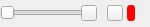
<?xml version="1.0" encoding="UTF-8"?>
<ui version="4.0">
 <class>MixerMasterChannel</class>
 <widget class="QWidget" name="MixerMasterChannel">
  <property name="geometry">
   <rect>
    <x>0</x>
    <y>0</y>
    <width>150</width>
    <height>27</height>
   </rect>
  </property>
  <property name="sizePolicy">
   <sizepolicy hsizetype="Fixed" vsizetype="Preferred">
    <horstretch>0</horstretch>
    <verstretch>0</verstretch>
   </sizepolicy>
  </property>
  <property name="minimumSize">
   <size>
    <width>150</width>
    <height>24</height>
   </size>
  </property>
  <property name="maximumSize">
   <size>
    <width>2000</width>
    <height>27</height>
   </size>
  </property>
  <property name="accessibleName">
   <string>Instrument volume control</string>
  </property>
  <layout class="QHBoxLayout" name="horizontalLayout">
   <property name="spacing">
    <number>0</number>
   </property>
   <property name="leftMargin">
    <number>0</number>
   </property>
   <property name="topMargin">
    <number>0</number>
   </property>
   <property name="rightMargin">
    <number>0</number>
   </property>
   <property name="bottomMargin">
    <number>0</number>
   </property>
   <item>
    <widget class="Ms::GainSlider" name="trackSlider">
     <property name="sizePolicy">
      <sizepolicy hsizetype="MinimumExpanding" vsizetype="Fixed">
       <horstretch>0</horstretch>
       <verstretch>0</verstretch>
      </sizepolicy>
     </property>
     <property name="minimumSize">
      <size>
       <width>90</width>
       <height>0</height>
      </size>
     </property>
     <property name="maximumSize">
      <size>
       <width>2000</width>
       <height>20</height>
      </size>
     </property>
     <property name="accessibleName">
      <string>Volume</string>
     </property>
     <property name="maximum">
      <number>127</number>
     </property>
     <property name="orientation">
      <enum>Qt::Horizontal</enum>
     </property>
     <property name="tickPosition">
      <enum>QSlider::NoTicks</enum>
     </property>
    </widget>
   </item>
   <item>
    <spacer name="horizontalSpacer_2">
     <property name="orientation">
      <enum>Qt::Horizontal</enum>
     </property>
     <property name="sizeType">
      <enum>QSizePolicy::Minimum</enum>
     </property>
     <property name="sizeHint" stdset="0">
      <size>
       <width>15</width>
       <height>20</height>
      </size>
     </property>
    </spacer>
   </item>
   <item>
    <widget class="QToolButton" name="playButton">
     <property name="maximumSize">
      <size>
       <width>16</width>
       <height>16</height>
      </size>
     </property>
     <property name="font">
      <font>
       <pointsize>9</pointsize>
      </font>
     </property>
     <property name="toolTip">
      <string>Solo</string>
     </property>
     <property name="accessibleName">
      <string>Solo</string>
     </property>
     <property name="text">
      <string/>
     </property>
     <property name="icon">
      <iconset resource="musescore.qrc">
       <normaloff>:/data/icons/media-playback-start.svg</normaloff>:/data/icons/media-playback-start.svg</iconset>
     </property>
     <property name="iconSize">
      <size>
       <width>16</width>
       <height>16</height>
      </size>
     </property>
     <property name="checkable">
      <bool>true</bool>
     </property>
     <property name="checked">
      <bool>false</bool>
     </property>
     <property name="toolButtonStyle">
      <enum>Qt::ToolButtonIconOnly</enum>
     </property>
    </widget>
   </item>
   <item>
    <spacer name="horizontalSpacer">
     <property name="orientation">
      <enum>Qt::Horizontal</enum>
     </property>
     <property name="sizeType">
      <enum>QSizePolicy::Minimum</enum>
     </property>
     <property name="sizeHint" stdset="0">
      <size>
       <width>10</width>
       <height>20</height>
      </size>
     </property>
    </spacer>
   </item>
   <item>
    <widget class="QToolButton" name="loopButton">
     <property name="maximumSize">
      <size>
       <width>16</width>
       <height>16</height>
      </size>
     </property>
     <property name="font">
      <font>
       <pointsize>9</pointsize>
      </font>
     </property>
     <property name="toolTip">
      <string>Mute</string>
     </property>
     <property name="accessibleName">
      <string>Mute</string>
     </property>
     <property name="text">
      <string/>
     </property>
     <property name="icon">
      <iconset resource="musescore.qrc">
       <normaloff>:/data/icons/media-playback-loop.svg</normaloff>:/data/icons/media-playback-loop.svg</iconset>
     </property>
     <property name="iconSize">
      <size>
       <width>16</width>
       <height>16</height>
      </size>
     </property>
     <property name="checkable">
      <bool>true</bool>
     </property>
     <property name="checked">
      <bool>false</bool>
     </property>
     <property name="toolButtonStyle">
      <enum>Qt::ToolButtonIconOnly</enum>
     </property>
    </widget>
   </item>
   <item>
    <spacer name="horizontalSpacer_3">
     <property name="orientation">
      <enum>Qt::Horizontal</enum>
     </property>
     <property name="sizeType">
      <enum>QSizePolicy::Fixed</enum>
     </property>
     <property name="sizeHint" stdset="0">
      <size>
       <width>4</width>
       <height>16</height>
      </size>
     </property>
    </spacer>
   </item>
   <item>
    <widget class="QLabel" name="colorLabel">
     <property name="minimumSize">
      <size>
       <width>8</width>
       <height>16</height>
      </size>
     </property>
     <property name="maximumSize">
      <size>
       <width>4</width>
       <height>16</height>
      </size>
     </property>
     <property name="styleSheet">
      <string notr="true">QLabel{
background: red;
border-radius: 3px;
}</string>
     </property>
     <property name="text">
      <string/>
     </property>
    </widget>
   </item>
   <item>
    <spacer name="horizontalSpacer_4">
     <property name="orientation">
      <enum>Qt::Horizontal</enum>
     </property>
     <property name="sizeType">
      <enum>QSizePolicy::Fixed</enum>
     </property>
     <property name="sizeHint" stdset="0">
      <size>
       <width>15</width>
       <height>16</height>
      </size>
     </property>
    </spacer>
   </item>
  </layout>
 </widget>
 <customwidgets>
  <customwidget>
   <class>Ms::GainSlider</class>
   <extends>QSlider</extends>
   <header>gainslider.h</header>
  </customwidget>
 </customwidgets>
 <resources>
  <include location="musescore.qrc"/>
 </resources>
 <connections/>
</ui>
